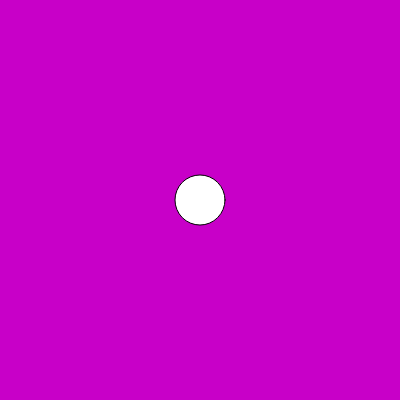
Frame 1 (no input)
Frame 60 (no input): identical to frame 1, image omitted
Frame 120 (the mouse pressed at the canvas centre since frame 60): identical to frame 1, image omitted

The p5.js sketch that drew this single still picture (run headless with seeded random() and noise() and a simulated clock; from frame 60 on, the mouse is pressed at the canvas centre):

// p5.js sketch
// ── sketch.js
function setup() {
    createCanvas(400, 400);
}

function draw() {
    background(200,0, 200);
    ellipse(200, 200, 50, 50);
}
